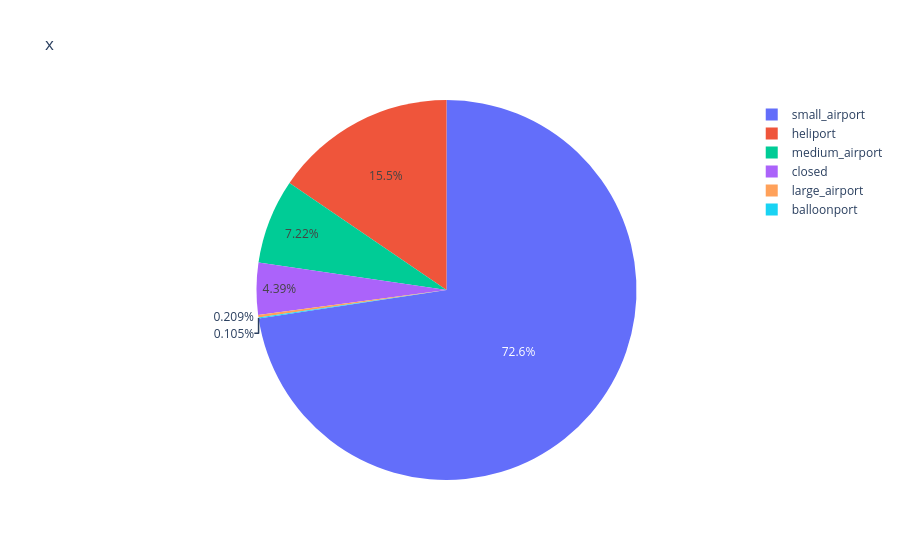

Source (notebook cell):
### Markdown cell above
2)72.6 Small airport, 15.5 Heliport, 7.22 Medium airport, 4.39 Closed, 0.209 Large y 0.105 Balloonport

### Code cell
grafico = aeropuerto["type"].value_counts()
px.pie(data_frame = grafico, values = grafico.values, names = grafico.index, title = "x").show()

### Figure 1 — Plotly figure (JSON) as saved in the notebook; plotly's stock layout.template omitted (floating-point values rounded to 4 significant figures)
{"data": [{"domain": {"x": [0, 1], "y": [0, 1]}, "hovertemplate": "label=%{label}<br>value=%{value}<extra></extra>", "labels": ["small_airport", "heliport", "medium_airport", "closed", "large_airport", "balloonport"], "legendgroup": "", "name": "", "showlegend": true, "type": "pie", "values": [694, 148, 69, 42, 2, 1]}], "layout": {"legend": {"tracegroupgap": 0}, "title": {"text": "x"}}}
